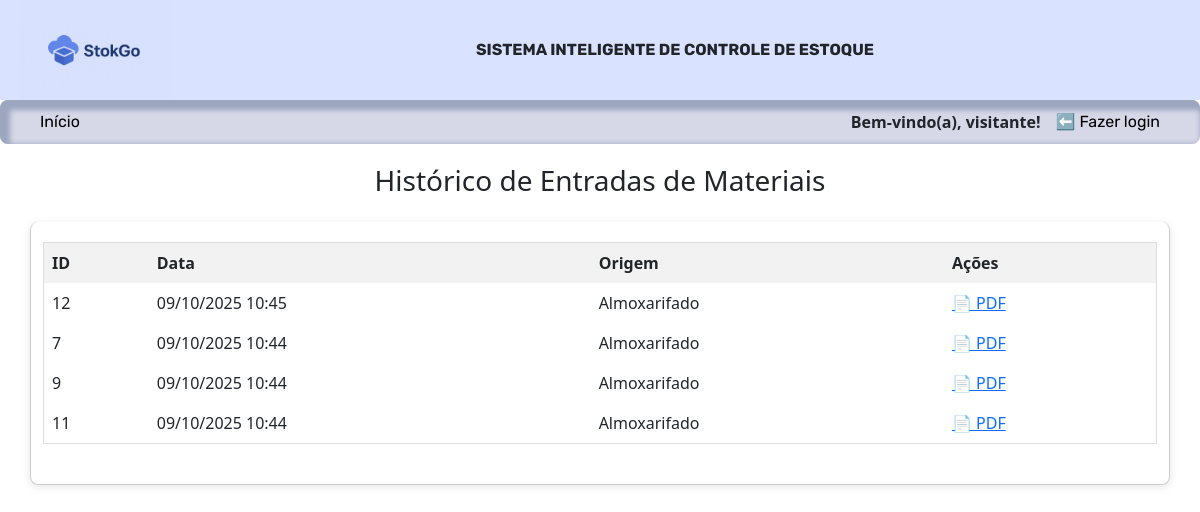
The app's page /entradas/, older data.
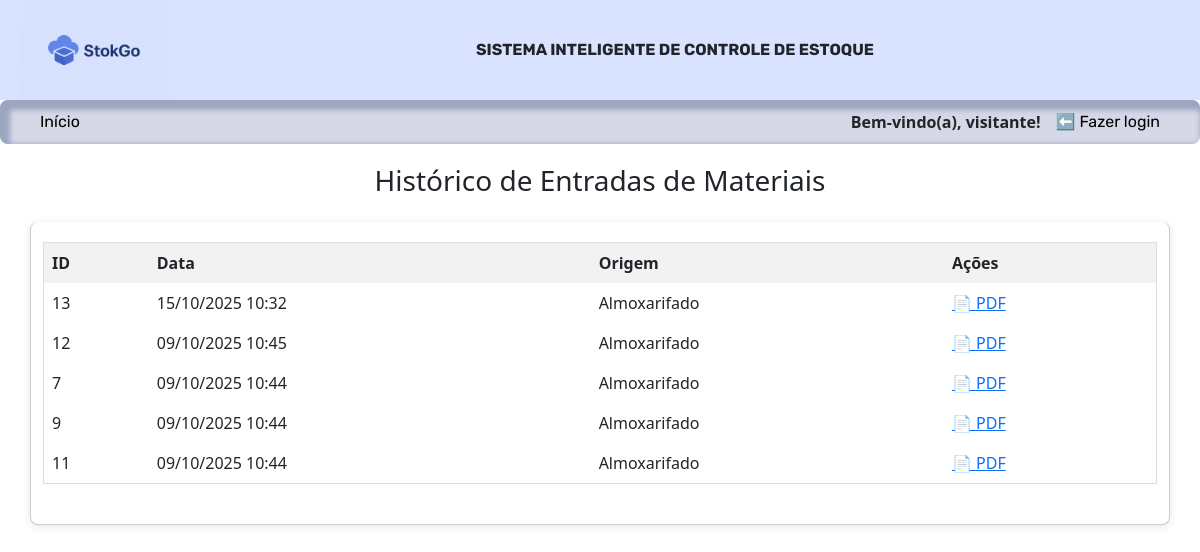
The same page, newer data.
### inventario/models.py (models this page shows, shortened)
class Cadastroitens(models.Model):
    produto = models.ForeignKey(Produto, related_name="lotes", on_delete=models.CASCADE)
    lote = models.CharField('Lote', max_length=15)
    validade = models.DateField('Validade')
    fornecedor = models.CharField('Fornecedor', max_length=50)
    quantidade = models.IntegerField('Quantidade')
    UNIDADE_MEDIDA_CHOICES = [
        ('UN', 'Unidade'),
        ('CX', 'Caixa'),
        ('PCT', 'PCT'),
    ]
    ORIGEM_CHOICES = [
        ('Almoxarifado', 'Almoxarifado'),
        ('Doação', 'Doação'),
        ('Empréstimo', 'Empréstimo'),
    ]
    unidade = models.CharField('Unidade de Medida', max_length=5, choices=UNIDADE_MEDIDA_CHOICES, default='UN')
    origem = models.CharField('Origem', max_length=15, choices=ORIGEM_CHOICES, default='Almoxarifado')
    data = models.DateTimeField(auto_now_add=True)

### inventario/views.py (the view)
# urls.py: path('entradas/', views.historico_entradas, name='historico_entradas'),
def historico_entradas(request):
    entradas = Cadastroitens.objects.order_by('-data')
    return render(request, 'historico_entrada.html', {
        'movimentacoes': entradas
    })

### inventario/templates/historico_entrada.html
{% extends 'index.html' %}
{% block content %}
  <h3>Histórico de Entradas de Materiais</h3>
  <div class="container mt-4">
    <table border="1" cellpadding="8">
      <thead>
          <tr>
              <th>ID</th>
              <th>Data</th>
              <th>Origem</th>
              <th>Ações</th>
          </tr>
      </thead>
      <tbody>
          {% for entrada in movimentacoes %}
              <tr>
                  <td>{{ entrada.id }}</td>
                  <td>{{ entrada.data|date:"d/m/Y H:i" }}</td>
                  <td>{{ entrada.get_origem_display }}</td>
                  <td>
                      <a href="{% url 'gerar_relatorio_entrada_pdf' entrada.id %}" target="_blank">📄 PDF</a>
                  </td>
              </tr>
          {% empty %}
              <tr><td colspan="5">Nenhuma entrada registrada.</td></tr>
          {% endfor %}
      </tbody>
  </table>
  </div>
{% endblock %}

Row changes from the older to the newer data that the page shows:
added Cadastroitens: id "13", data "15/10/2025 10:32", origem "Almoxarifado"
